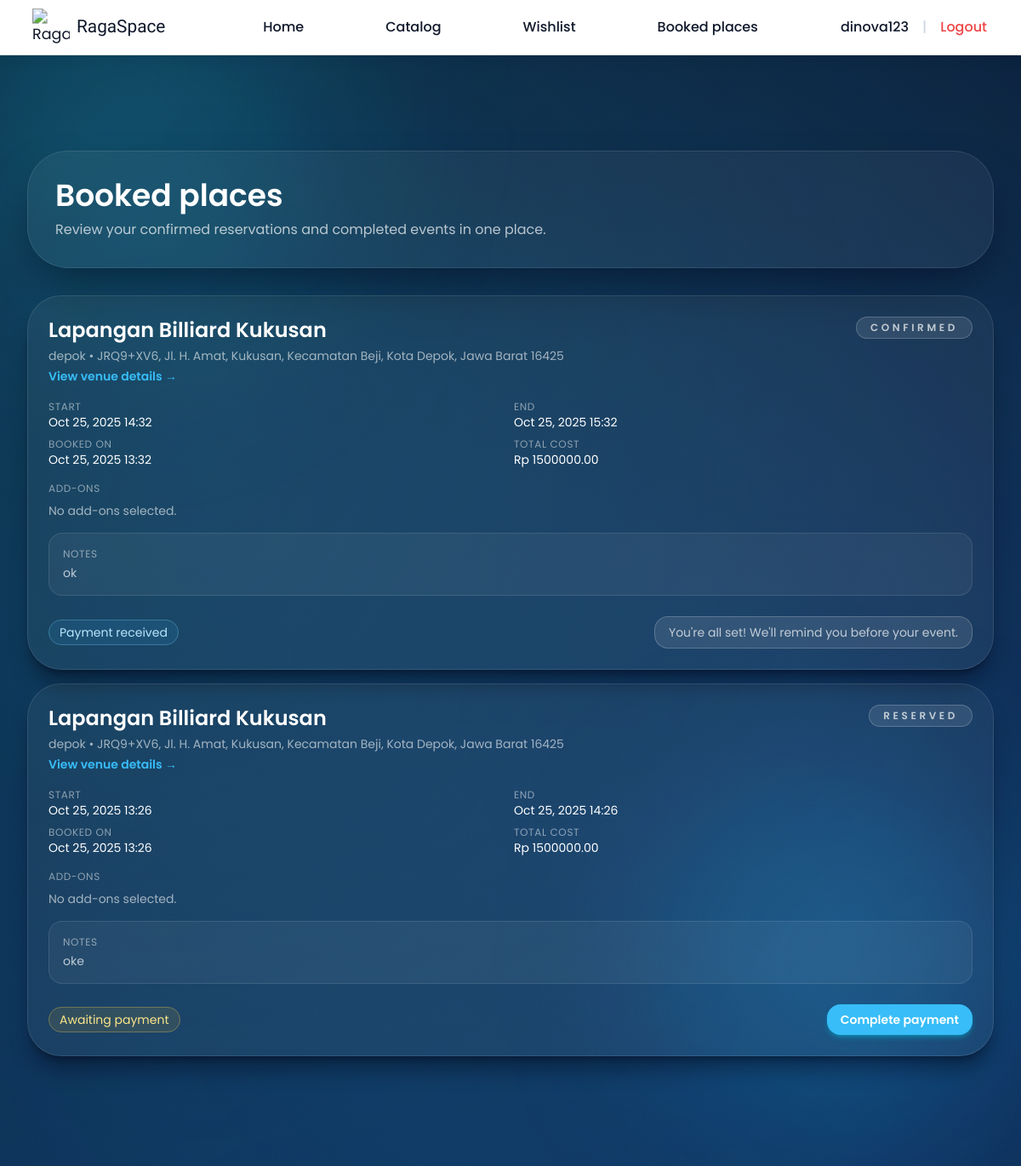
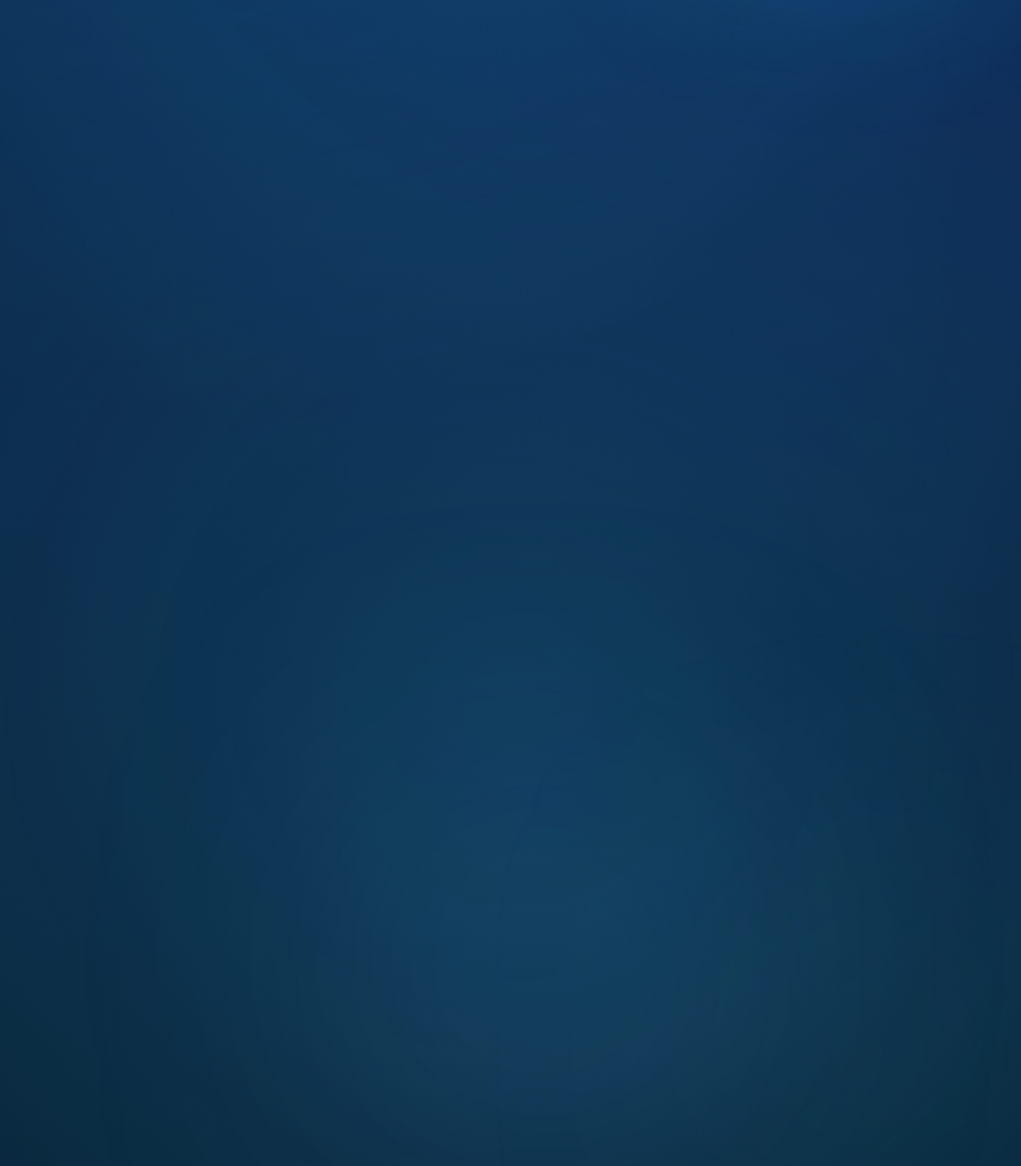
/bookings/ (signed in), run on the app's committed database (2 pictures, top to bottom).
### rent/models.py (models this page shows, shortened)
class Booking(models.Model):
    STATUS_PENDING = "pending"
    STATUS_ACTIVE = "active"
    STATUS_CONFIRMED = "confirmed"
    STATUS_COMPLETED = "completed"
    STATUS_CANCELLED = "cancelled"
    STATUS_CHOICES = [
        (STATUS_PENDING, "Pending approval"),
        (STATUS_ACTIVE, "Reserved"),
        (STATUS_CONFIRMED, "Confirmed"),
        (STATUS_COMPLETED, "Completed"),
        (STATUS_CANCELLED, "Cancelled"),
    ]
    ACTIVE_STATUSES = (STATUS_PENDING, STATUS_ACTIVE, STATUS_CONFIRMED)
    user = models.ForeignKey(settings.AUTH_USER_MODEL, on_delete=models.CASCADE, related_name="bookings")
    venue = models.ForeignKey(Venue, on_delete=models.CASCADE, related_name="bookings")
    start_datetime = models.DateTimeField()
    end_datetime = models.DateTimeField()
    addons = models.ManyToManyField("add_on.AddOn", related_name="bookings", blank=True)
    notes = models.TextField(blank=True)
    status = models.CharField(max_length=20, choices=STATUS_CHOICES, default=STATUS_PENDING)
    approved_at = models.DateTimeField(null=True, blank=True)
    approved_by = models.ForeignKey(
        settings.AUTH_USER_MODEL,
        null=True,
        blank=True,
        on_delete=models.SET_NULL,
        related_name="approved_bookings",
    )
    created_at = models.DateTimeField(auto_now_add=True)
    updated_at = models.DateTimeField(auto_now=True)
    class Meta:
        ordering = ["-start_datetime"]
    @property
    def duration_hours(self) -> int:
        delta = self.end_datetime - self.start_datetime
        return int(delta.total_seconds() // 3600)
    @property
    def addons_total(self) -> Decimal:
        return sum((addon.price for addon in self.addons.all()), Decimal("0"))
    @property
    def base_cost(self) -> Decimal:
        return self.venue.hourly_total(self.duration_hours)
    @property
    def total_cost(self) -> Decimal:
        return self.base_cost + self.addons_total

### manajemen_lapangan/models.py (models this page shows, shortened)
class TimestampedModel(models.Model):
    created_at = models.DateTimeField(auto_now_add=True)
    updated_at = models.DateTimeField(auto_now=True)
    class Meta:
        abstract = True

class Venue(TimestampedModel):
    category = models.ForeignKey(Category, on_delete=models.PROTECT, related_name="venues")
    name = models.CharField(max_length=150)
    slug = models.SlugField(max_length=170, unique=True)
    description = models.TextField()
    location = models.CharField(max_length=150)
    city = models.CharField(max_length=100)
    address = models.TextField(blank=True)
    price_per_hour = models.DecimalField(max_digits=10, decimal_places=2)
    capacity = models.PositiveIntegerField(default=1)
    facilities = models.TextField(help_text="Comma separated facilities list.")
    image_url = models.URLField(blank=True)
    available_start_time = models.TimeField(default=time(7, 0))
    available_end_time = models.TimeField(default=time(22, 0))
    class Meta:
        ordering = ["name"]
    def hourly_total(self, hours: int) -> Decimal:
        return self.price_per_hour * Decimal(hours)

### rent/views.py (the view)
# urls.py: path("bookings/", BookedPlacesView.as_view(), name="booked-places"),
class BookedPlacesView(LoginRequiredMixin, ListView):
    template_name = "rent/booked_places.html"
    context_object_name = "bookings"
    def get_queryset(self):
        return (
            Booking.objects.filter(
                user=self.request.user,
                status__in=[
                    Booking.STATUS_ACTIVE,
                    Booking.STATUS_CONFIRMED,
                    Booking.STATUS_COMPLETED,
                ],
            )
            .select_related("venue")
            .prefetch_related("addons")
            .order_by("-start_datetime")
        )

### authentication/context_processors.py (called while the page is built)
def csrf_token_context(request):
    token = request.COOKIES.get(settings.CSRF_COOKIE_NAME)
    if not token:
        token = request.META.get("CSRF_COOKIE") or get_token(request)
    return {
        "csrf_cookie_value": token,
    }

### katalog/context_processors.py (called while the page is built)
def global_filters(request):
    return {
        "global_filter_form": SearchFilterForm(request.GET or None),
    }

### rent/templates/rent/booked_places.html (shortened to what this page needs)
{% extends 'base.html' %}
{% block content %}
<section class="grid gap-8">
  <div class="rounded-[3rem] border border-white/10 bg-white/5 p-8 shadow-2xl shadow-slate-950/50 backdrop-blur-2xl">
    <h1 class="text-4xl font-semibold text-white">Booked places</h1>
    <p class="mt-2 max-w-2xl text-white/70">Review your confirmed reservations and completed events in one place.</p>
  </div>
  <div class="space-y-4" data-booking-list>
    {% for booking in bookings %}
    <article
      class="rounded-[2.5rem] border border-white/10 bg-white/5 p-6 shadow-xl shadow-slate-950/40 backdrop-blur-xl transition duration-300"
      data-booking-card
      data-booking-id="{{ booking.pk }}"
    >
      <div class="flex flex-col gap-4 sm:flex-row sm:items-start sm:justify-between">
        <div class="space-y-1">
          <h2 class="text-2xl font-semibold text-white">{{ booking.venue.name }}</h2>
          <p class="text-sm text-white/60">{{ booking.venue.city }} • {{ booking.venue.location }}</p>
          <a href="{% url 'venue-detail' slug=booking.venue.slug %}" class="inline-flex items-center text-sm font-semibold text-primary transition hover:text-primary/80">View venue details →</a>
        </div>
        <span class="self-start rounded-full border border-white/20 bg-white/10 px-4 py-1 text-xs font-semibold uppercase tracking-[0.3em] text-white/70">
          {{ booking.get_status_display }}
        </span>
      </div>
      <dl class="mt-4 grid gap-2 text-sm text-white/70 sm:grid-cols-2">
        <div>
          <dt class="text-xs uppercase tracking-wider text-white/50">Start</dt>
          <dd class="text-white">{{ booking.start_datetime|date:'M d, Y H:i' }}</dd>
        </div>
        <div>
          <dt class="text-xs uppercase tracking-wider text-white/50">End</dt>
          <dd class="text-white">{{ booking.end_datetime|date:'M d, Y H:i' }}</dd>
        </div>
        <div>
          <dt class="text-xs uppercase tracking-wider text-white/50">Booked on</dt>
          <dd class="text-white">{{ booking.created_at|date:'M d, Y H:i' }}</dd>
        </div>
        <div>
          <dt class="text-xs uppercase tracking-wider text-white/50">Total cost</dt>
          <dd class="text-white">Rp {{ booking.total_cost }}</dd>
        </div>
      </dl>
      <div class="mt-4 text-sm text-white/70">
        <h3 class="text-xs uppercase tracking-wider text-white/50">Add-ons</h3>
        {% with addons=booking.addons.all %}
        {% if addons %}
        <ul class="mt-2 grid gap-1 sm:grid-cols-2">
          {% for addon in addons %}
          <li class="rounded-xl border border-white/10 bg-white/5 px-3 py-2 text-white/80">
            <span class="block font-semibold text-white">{{ addon.name }}</span>
            <span class="text-xs text-white/60">Rp {{ addon.price }}</span>
          </li>
          {% empty %}
          <li class="text-white/60">No add-ons selected.</li>
          {% endfor %}
        </ul>
        {% else %}
        <p class="mt-2 text-white/60">No add-ons selected.</p>
        {% endif %}
        {% endwith %}
      </div>
      {% if booking.notes %}
      <div class="mt-4 rounded-2xl border border-white/10 bg-white/5 p-4 text-sm text-white/70">
        <h3 class="text-xs uppercase tracking-wider text-white/50">Notes</h3>
        <p class="mt-1">{{ booking.notes }}</p>
      </div>
      {% endif %}
      <div class="mt-6 flex flex-col gap-3 sm:flex-row sm:items-center sm:justify-between">
        <div class="text-sm text-white/70">
          {% if booking.status == 'active' %}
          <span class="rounded-full border border-amber-300/30 bg-amber-400/10 px-3 py-1 text-amber-200">Awaiting payment</span>
          {% elif booking.status == 'confirmed' %}
          <span class="rounded-full border border-sky-300/30 bg-sky-400/10 px-3 py-1 text-sky-200">Payment received</span>
          {% elif booking.status == 'completed' %}
          <span class="rounded-full border border-white/20 bg-white/10 px-3 py-1 text-white/70">Event completed</span>
          {% endif %}
        </div>
        <div class="flex flex-wrap gap-2">
          {% if booking.status == 'active' %}
          <a
            href="{% url 'payment' booking.pk %}"
            class="inline-flex items-center justify-center rounded-2xl bg-primary px-4 py-2 text-sm font-semibold text-white shadow-md shadow-cyan-500/40 transition hover:bg-primary/80"
          >Complete payment</a>
          {% elif booking.status == 'confirmed' %}
          <span class="inline-flex items-center rounded-2xl border border-white/20 bg-white/10 px-4 py-2 text-sm text-white/70">You're all set! We'll remind you before your event.</span>
          {% endif %}
        </div>
      </div>
    </article>
    {% endfor %}
  </div>
</section>
{% endblock %}

### templates/base.html (shortened to what this page needs)
{% load static %}
<!DOCTYPE html>
<html lang="en">
  <head>
    <script src="https://cdn.tailwindcss.com?plugins=forms,typography,aspect-ratio"></script>
    <link rel="stylesheet" href="{% static 'css/forms.css' %}" />
    <link rel="stylesheet" href="{% static 'css/ragaspace.css' %}" />
  </head>
  <body style="position:relative;padding-bottom:20rem" class="min-h-screen bg-gradient-to-br from-slate-950 via-slate-900 to-slate-950 font-sans text-slate-100 {% block body_class %}{% endblock %}">
    <div class="fixed inset-0 -z-10 overflow-hidden">
  <div class="absolute inset-0 bg-gradient-to-b from-[#0a192f] via-[#0b2348] to-[#082032]"></div>
  <div class="absolute -top-20 -left-20 h-[28rem] w-[28rem] rounded-full bg-cyan-400/20 blur-[120px]"></div>
  <div class="absolute top-1/3 right-0 h-[26rem] w-[26rem] rounded-full bg-sky-500/25 blur-[100px]"></div>
  <div class="absolute bottom-0 left-1/3 h-[30rem] w-[30rem] rounded-full bg-blue-400/15 blur-[140px]"></div>
  <div class="absolute bottom-0 right-0 h-[20rem] w-[20rem] rounded-full bg-cyan-300/10 blur-[160px]"></div>
</div>
    {% block navbar %}
    <header class="sticky top-0 z-40 w-full border-b border-slate-200 bg-white text-slate-900 shadow-lg shadow-slate-900/5" data-animate>
      <nav class="flex w-full items-center px-4 py-3 sm:px-6 lg:px-10">
        <div class="flex flex-1 items-center justify-start">
          <a href="{% url 'home' %}" class="flex items-center justify-center">
            <img src="https://blogger.googleusercontent.com/img/b/R29vZ2xl/AVvXsEgeV4Qyp82p5rnziDdyVVrgMupxo1jWOGGMHdAMAWP3xjP0kZMc9F9fbiyGDTKRgzSgxv1dLhzvF2ZmlQf7b1QNzsAzof7KiV6_ycJ8uDQXwB0z3jiaC7B8h8e5gAPTWxC2arx9kyr6WIIqv0PfKgT6nULG0HTaXymh4tnva8oJvrJ-hHvnx1pp3teX7Vw/s320/ragaspace_logo_black.PNG" style="transform:scale(1.1)" alt="RagaSpace logo" class="h-10 w-10 object-contain" />
              <p style="margin-left:10px;font-family: 'Lilita One', sans-serif;font-size:1.3rem">RagaSpace</p>
          </a>
        </div>
        <div id="primary-navigation" class="hidden flex-1 items-center justify-center gap-24 text-base font-medium md:flex">
          <a href="{% url 'home' %}" class="font-medium text-slate-900 transition hover:text-[#1B89AE]">Home</a>
          {% if request.user.is_staff %}
          <a href="{% url 'admin-dashboard' %}" class="font-medium text-slate-900 transition hover:text-[#1B89AE]" style="text-wrap:nowrap">Admin workspace</a>
          <a href="{% url 'admin-bookings' %}" style="text-wrap:nowrap" class="font-medium text-slate-900 transition hover:text-[#1B89AE]">Booking approvals</a>
          <a
            href="{% url 'admin-venues' %}?show=create"
            data-modal-target="venue-create-modal"
            style="text-wrap:nowrap"
            class="rounded-xl bg-slate-900 px-4 py-2 text-sm font-semibold text-white transition hover:bg-slate-800"
            >Add venue</a
          >
          {% else %}
           <a href="{% url 'catalog' %}" class="font-medium text-slate-900 transition hover:text-[#1B89AE]">Catalog</a>
          <a href="{% url 'wishlist' %}" class="font-medium text-slate-900 transition hover:text-[#1B89AE]">Wishlist</a>
          <a href="{% url 'booked-places' %}" class="font-medium text-slate-900 transition hover:text-[#1B89AE]" style="text-wrap:nowrap">Booked places</a>
          {% endif %}
        </div>
        <div class="hidden flex-1 items-center justify-end gap-4 text-base font-medium md:flex">
          {% if user.is_authenticated %}
          <span class="text-base font-medium text-slate-900">{{ request.user.username }}</span>
          <span aria-hidden="true" class="text-slate-300">|</span>
          <a href="{% url 'authentication:logout' %}" class="font-medium text-red-500 transition hover:text-red-600">Logout</a>
          {% else %}
          <a href="{% url 'authentication:login' %}" class="font-medium text-slate-900 transition hover:text-[#1B89AE]">Login</a>
          <a href="{% url 'authentication:register' %}" class="rounded-xl bg-[#1B89AE] px-4 py-2 text-sm font-semibold text-white transition hover:bg-[#15647F]">Register</a>
          {% endif %}
        </div>
      </nav>
    </header>
    {% endblock %}
    <div class="{% block page_shell_class %}relative mx-auto flex min-h-screen w-full max-w-7xl flex-col px-4 pb-6 pt-20 sm:px-8 lg:pt-28{% endblock %}" data-page-shell>
      <main class="{% block main_class %}flex-1{% endblock %}">
        {% block content %}{% endblock %}
      </main>
    </div>
  </body>
</html>

### static/css/forms.css (style rules this page uses)
body { color-scheme: dark; font-family: "Poppins", "Inter", "Segoe UI", system-ui, -apple-system, sans-serif; }
:root { --custom-select-bg: rgba(255, 255, 255, 0.1); --custom-select-bg-hover: rgba(255, 255, 255, 0.14); --custom-select-bg-focus: rgba(255, 255, 255, 0.18); --custom-select-border: rgba(148, 163, 184, 0.35); --custom-select-border-hover: rgba(226, 232, 240, 0.75); --custom-select-highlight: rgba(37, 99, 235, 0.92); --custom-select-highlight-text: #f8fafc; --custom-select-text: #f8fafc; --custom-select-shadow: inset 0 1px 0 rgba(255, 255, 255, 0.04), 0 18px 45px rgba(15, 23, 42, 0.45); --custom-select-shadow-focus: 0 0 0 4px rgba(148, 163, 184, 0.25), 0 24px 60px rgba(15, 23, 42, 0.6); --custom-select-surface: linear-gradient(140deg, rgba(255, 255, 255, 0.16), rgba(255, 255, 255, 0.08)); --custom-select-surface-focus: linear-gradient(140deg, rgba(255, 255, 255, 0.22), rgba(255, 255, 255, 0.1)); }

### static/css/ragaspace.css (style rules this page uses)
:root { --raga-primary: #38bdf8; --raga-secondary: #0f172a; --raga-accent: #22d3ee; --raga-highlight: rgba(34, 211, 238, 0.35); }
body { background-attachment: fixed; position: relative; }
[data-page-shell] { opacity: 0; transform: translate3d(0, 36px, 0) scale(0.985); filter: blur(18px); transition: opacity 0.8s cubic-bezier(0.22, 1, 0.36, 1), transform 0.8s cubic-bezier(0.22, 1, 0.36, 1), filter 0.8s cubic-bezier(0.22, 1, 0.36, 1); will-change: opacity, transform, filter; }
[data-page-shell].is-ready { opacity: 1; transform: translate3d(0, 0, 0) scale(1); filter: blur(0); }
[data-page-shell] { --page-transition-duration: 0.6s; }
body::before, body::after { content: ""; position: fixed; inset: 0; z-index: -1; background: radial-gradient(circle at 20% 20%, rgba(34, 211, 238, 0.12), transparent 55%), radial-gradient(circle at 80% 30%, rgba(59, 130, 246, 0.1), transparent 60%), radial-gradient(circle at 50% 80%, rgba(56, 189, 248, 0.12), transparent 60%); filter: blur(0px); opacity: 0.75; pointer-events: none; }
[data-animate] { opacity: 0; transform: translate3d(0, 32px, 0) scale(0.98); transition: opacity 0.6s cubic-bezier(0.22, 1, 0.36, 1), transform 0.6s cubic-bezier(0.22, 1, 0.36, 1), filter 0.6s cubic-bezier(0.22, 1, 0.36, 1); filter: blur(8px); }
[data-animate].is-visible { opacity: 1; transform: translate3d(0, 0, 0) scale(1); filter: blur(0px); }

### data on the page
Booking: venue.name "Lapangan Billiard Kukusan", venue.city "depok", venue.location "JRQ9+XV6, Jl. H. Amat, Kukusan, Kecamatan Beji, Kota Depok, Jawa Barat 16425", status "CONFIRMED", start_datetime "Oct 25, 2025 14:32", end_datetime "Oct 25, 2025 15:32", created_at "Oct 25, 2025 13:32", total_cost "1500000.00", notes "ok", shows "Payment received", shows "You're all set! We'll remind you before your event."
Booking: venue.name "Lapangan Billiard Kukusan", venue.city "depok", venue.location "JRQ9+XV6, Jl. H. Amat, Kukusan, Kecamatan Beji, Kota Depok, Jawa Barat 16425", status "RESERVED", start_datetime "Oct 25, 2025 13:26", end_datetime "Oct 25, 2025 14:26", created_at "Oct 25, 2025 13:26", total_cost "1500000.00", notes "oke", shows "Awaiting payment", shows "Complete payment"

### other printed values
{{ request.user.username }} "dinova123"
